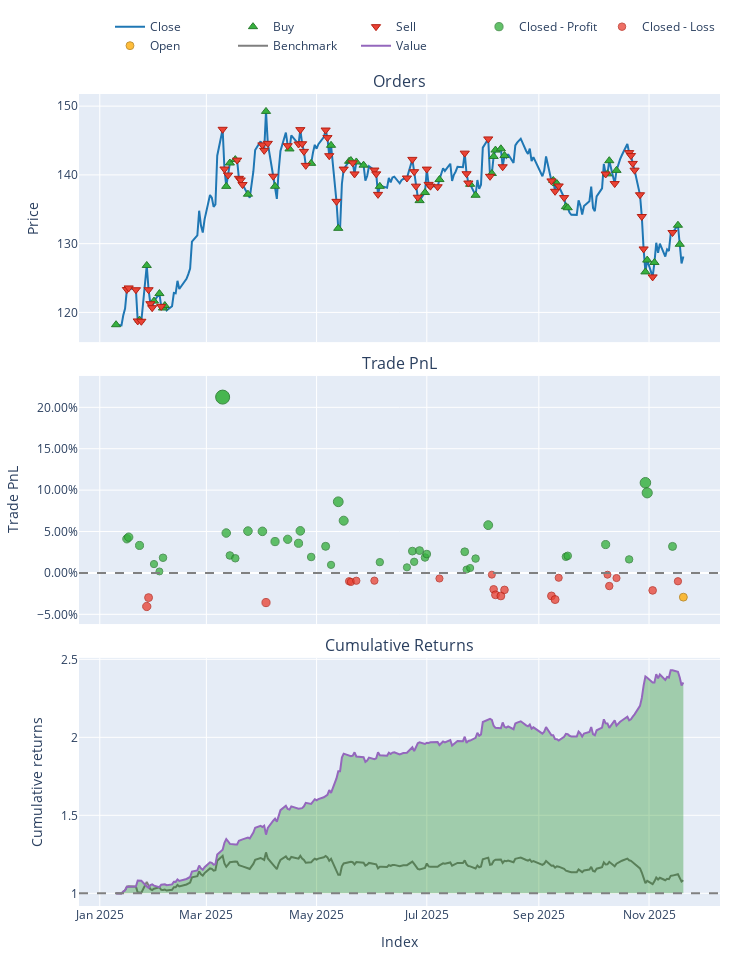

The notebook cell this image was saved under:
### Code cell
# Load and prepare data
data = pd.read_csv('data/processed/AWK_processed_2022.csv')
if 'Date' in data.columns:
    data['Date'] = pd.to_datetime(data['Date'])
    data.set_index('Date', inplace=True)

# Split into train/test
split_idx = int(len(data) * 0.7)
df_train = data.iloc[:split_idx].copy()
df_test = data.iloc[split_idx:].copy()

# Initialize trainer
trainer = ModelTrainerRL(config['reinforcement_learning'])

# Prepare environments (handles feature scaling automatically)
env_train, env_test = trainer.prepare_environment(
    df_train, 
    df_test, 
    reward_func="profit"  # or "profit", "sortino", "cvar", "max_drawdown"
)

# Train PPO only
print("Training PPO...")
result = trainer.train_ppo(env_train)
model = result["model"]
print("Training Complete!")

# Evaluate with multiple seeds (recommended)
seeds = [42, 43, 44]
metrics_agg = trainer.evaluate_over_seeds(model, env_test, seeds, algorithm="PPO")

print("\n--- Multi-Seed Evaluation Results ---")
print(f"Total Return: {metrics_agg['total_return']['mean']:.2%} ± {metrics_agg['total_return']['ci95']}")
print(f"Sharpe Ratio: {metrics_agg['sharpe_ratio']['mean']:.3f} ± {metrics_agg['sharpe_ratio']['ci95']}")
print(f"Sortino Ratio: {metrics_agg['sortino_ratio']['mean']:.3f} ± {metrics_agg['sortino_ratio']['ci95']}")
print(f"Max Drawdown: {metrics_agg['max_drawdown']['mean']:.2%} ± {metrics_agg['max_drawdown']['ci95']}")

# Single run evaluation (if you only want one)
metrics_single = trainer.evaluate_model(model, env_test, algorithm="PPO", seed=42)
print("\n--- Single Run Evaluation ---")
print(f"Total Return: {metrics_single['total_return']:.2%}")
print(f"Sharpe Ratio: {metrics_single['sharpe_ratio']:.3f}")

# Save the model and artifacts
trainer.save_models("models/ppo_artifacts")

# Use model for inference (generate actions on new data)
obs, _ = env_test.reset(seed=42)
done = False
actions = []
while not done:
    action, _ = model.predict(obs, deterministic=True)
    actions.append(float(action[0]))
    obs, _, terminated, truncated, _ = env_test.step(action)
    done = terminated or truncated

print(f"\nGenerated {len(actions)} trading actions")

# --- CELL 5: RUN BACKTEST ---
print("Running Backtest...")

# Unpack the config dictionary using **
env_params = config['reinforcement_learning']['environment']

backtester = PortfolioBacktesterRL(env_params) 

portfolio = backtester.run_backtest(
    price_data=df_test['close'], 
    predicted_weights=np.array(actions),
    lookback_window=env_params.get('lookback_window', 30) # Important for data alignment
)
comparison = backtester.compare_with_buy_and_hold_rl()
# Show Metrics
metrics = backtester.get_performance_metrics()
print("\n--- Strategy Performance ---")
for k, v in metrics.items():
    print(f"{k}: {v:.4f}")

# Plot
portfolio.plot().show()

### Figure 1 — Plotly figure (JSON) as saved in the notebook; plotly's stock layout.template omitted (floating-point values rounded to 4 significant figures; data arrays with more than 128 entries replaced by an {"elided": "..."} marker saying what was removed)
{"data": [{"legendgroup": "0", "line": {"color": "#1f77b4"}, "name": "Close", "showlegend": true, "type": "scatter", "uid": "20887246-0e5d-4aa1-8d80-800f7d52aaea", "x": {"elided": "218 str values"}, "xaxis": "x", "y": {"elided": "218 float values"}, "yaxis": "y"}, {"customdata": {"elided": "44x3 float values"}, "hovertemplate": "Order Id: %{customdata[0]}<br>Timestamp: %{x}<br>Price: %{y}<br>Size: %{customdata[1]:.6f}<br>Fees: %{customdata[2]:.6f}", "legendgroup": "1", "marker": {"color": "#37B13F", "line": {"color": "rgb(38,123,44)", "width": 1}, "size": 8, "symbol": "triangle-up"}, "mode": "markers", "name": "Buy", "type": "scatter", "uid": "d1074aa7-9352-4d46-bad4-7016e2fc9e09", "x": ["2025-01-10T00:00:00-05:00", "2025-01-23T00:00:00-05:00", "2025-01-27T00:00:00-05:00", "2025-01-31T00:00:00-05:00", "2025-02-03T00:00:00-05:00", "2025-02-05T00:00:00-05:00", "2025-02-06T00:00:00-05:00", "2025-03-12T00:00:00-04:00", "2025-03-14T00:00:00-04:00", "2025-03-17T00:00:00-04:00", "2025-03-24T00:00:00-04:00", "2025-04-03T00:00:00-04:00", "2025-04-08T00:00:00-04:00", "2025-04-16T00:00:00-04:00", "2025-04-28T00:00:00-04:00", "2025-05-09T00:00:00-04:00", "2025-05-13T00:00:00-04:00", "2025-05-19T00:00:00-04:00", "2025-05-20T00:00:00-04:00", "2025-05-23T00:00:00-04:00", "2025-05-27T00:00:00-04:00", "2025-06-05T00:00:00-04:00", "2025-06-27T00:00:00-04:00", "2025-06-30T00:00:00-04:00", "2025-07-08T00:00:00-04:00", "2025-07-25T00:00:00-04:00", "2025-07-28T00:00:00-04:00", "2025-08-06T00:00:00-04:00", "2025-08-07T00:00:00-04:00", "2025-08-08T00:00:00-04:00", "2025-08-11T00:00:00-04:00", "2025-08-13T00:00:00-04:00", "2025-09-09T00:00:00-04:00", "2025-09-11T00:00:00-04:00", "2025-09-16T00:00:00-04:00", "2025-09-17T00:00:00-04:00", "2025-10-09T00:00:00-04:00", "2025-10-10T00:00:00-04:00", "2025-10-14T00:00:00-04:00", "2025-10-30T00:00:00-04:00", "2025-10-31T00:00:00-04:00", "2025-11-04T00:00:00-05:00", "2025-11-17T00:00:00-05:00", "2025-11-18T00:00:00-05:00"], "xaxis": "x", "y": [118.2, 118.9, 126.8, 121.6, 122.7, 120.6, 121.0, 138.3, 141.7, 142.2, 137.2, 149.2, 138.3, 143.8, 141.7, 144.3, 132.2, 142.0, 142.1, 141.9, 141.4, 138.3, 136.3, 137.4, 139.3, 138.6, 137.0, 140.2, 142.7, 143.6, 143.8, 142.8, 139.2, 138.7, 135.4, 135.2, 140.2, 142.1, 140.7, 125.9, 127.6, 127.3, 132.7, 129.9], "yaxis": "y"}, {"customdata": {"elided": "66x3 float values"}, "hovertemplate": "Order Id: %{customdata[0]}<br>Timestamp: %{x}<br>Price: %{y}<br>Size: %{customdata[1]:.6f}<br>Fees: %{customdata[2]:.6f}", "legendgroup": "2", "marker": {"color": "#EA4335", "line": {"color": "rgb(181,31,18)", "width": 1}, "size": 8, "symbol": "triangle-down"}, "mode": "markers", "name": "Sell", "type": "scatter", "uid": "259db505-bc5d-4055-b20e-a7ddb5515626", "x": ["2025-01-16T00:00:00-05:00", "2025-01-17T00:00:00-05:00", "2025-01-21T00:00:00-05:00", "2025-01-22T00:00:00-05:00", "2025-01-24T00:00:00-05:00", "2025-01-28T00:00:00-05:00", "2025-01-29T00:00:00-05:00", "2025-01-30T00:00:00-05:00", "2025-02-04T00:00:00-05:00", "2025-03-10T00:00:00-04:00", "2025-03-11T00:00:00-04:00", "2025-03-13T00:00:00-04:00", "2025-03-18T00:00:00-04:00", "2025-03-19T00:00:00-04:00", "2025-03-20T00:00:00-04:00", "2025-03-21T00:00:00-04:00", "2025-04-01T00:00:00-04:00", "2025-04-02T00:00:00-04:00", "2025-04-04T00:00:00-04:00", "2025-04-07T00:00:00-04:00", "2025-04-15T00:00:00-04:00", "2025-04-21T00:00:00-04:00", "2025-04-22T00:00:00-04:00", "2025-04-23T00:00:00-04:00", "2025-04-24T00:00:00-04:00", "2025-04-25T00:00:00-04:00", "2025-05-06T00:00:00-04:00", "2025-05-07T00:00:00-04:00", "2025-05-08T00:00:00-04:00", "2025-05-12T00:00:00-04:00", "2025-05-16T00:00:00-04:00", "2025-05-21T00:00:00-04:00", "2025-05-22T00:00:00-04:00", "2025-06-02T00:00:00-04:00", "2025-06-03T00:00:00-04:00", "2025-06-04T00:00:00-04:00", "2025-06-20T00:00:00-04:00", "2025-06-23T00:00:00-04:00", "2025-06-24T00:00:00-04:00", "2025-06-25T00:00:00-04:00", "2025-06-26T00:00:00-04:00", "2025-07-01T00:00:00-04:00", "2025-07-02T00:00:00-04:00", "2025-07-03T00:00:00-04:00", "2025-07-07T00:00:00-04:00", "2025-07-22T00:00:00-04:00", "2025-07-23T00:00:00-04:00", "2025-07-24T00:00:00-04:00", "2025-08-04T00:00:00-04:00", "2025-08-05T00:00:00-04:00", "2025-08-12T00:00:00-04:00", "2025-09-08T00:00:00-04:00", "2025-09-10T00:00:00-04:00", "2025-09-12T00:00:00-04:00", "2025-09-15T00:00:00-04:00", "2025-10-08T00:00:00-04:00", "2025-10-13T00:00:00-04:00", "2025-10-21T00:00:00-04:00", "2025-10-22T00:00:00-04:00", "2025-10-23T00:00:00-04:00", "2025-10-24T00:00:00-04:00", "2025-10-27T00:00:00-04:00", "2025-10-28T00:00:00-04:00", "2025-10-29T00:00:00-04:00", "2025-11-03T00:00:00-05:00", "2025-11-14T00:00:00-05:00"], "xaxis": "x", "y": [123.3, 123.6, 123.3, 118.8, 118.7, 123.3, 121.3, 120.7, 120.9, 146.6, 140.9, 140.0, 142.2, 139.5, 139.3, 138.6, 144.4, 143.6, 144.6, 139.8, 144.2, 144.5, 146.6, 144.5, 143.4, 141.4, 146.5, 145.4, 142.8, 136.2, 140.8, 141.8, 140.1, 140.7, 140.2, 137.2, 139.6, 142.3, 140.5, 138.4, 136.8, 140.8, 138.6, 138.4, 138.3, 143.2, 140.2, 138.8, 145.2, 139.8, 141.2, 139.1, 137.6, 138.4, 136.7, 140.1, 138.7, 143.2, 142.8, 141.7, 140.7, 137.1, 133.9, 129.2, 125.2, 131.6], "yaxis": "y"}, {"customdata": {"elided": "40x4 float values"}, "hovertemplate": "Exit Trade Id: %{customdata[0]}<br>Position Id: %{customdata[1]}<br>Exit Timestamp: %{x}<br>PnL: %{customdata[2]:.6f}<br>Return: %{customdata[3]:.2%}", "legendgroup": "3", "marker": {"color": "#37B13F", "line": {"color": "rgb(38,123,44)", "width": 1}, "opacity": [0.7781, 0.7795, 0.7724, 0.7563, 0.75, 0.7617, 0.9, 0.783, 0.7637, 0.7613, 0.7847, 0.7845, 0.7757, 0.7776, 0.7742, 0.7849, 0.7624, 0.7716, 0.7556, 0.8099, 0.7937, 0.758, 0.7535, 0.7675, 0.7583, 0.7679, 0.762, 0.7649, 0.7669, 0.7516, 0.7529, 0.7611, 0.7898, 0.7626, 0.7634, 0.7731, 0.7604, 0.8263, 0.8176, 0.7715], "size": [8.31, 8.376, 8.044, 7.295, 7.0, 7.548, 14.0, 8.541, 7.64, 7.528, 8.619, 8.609, 8.198, 8.29, 8.13, 8.629, 7.579, 8.008, 7.263, 9.796, 9.037, 7.373, 7.165, 7.815, 7.386, 7.838, 7.559, 7.697, 7.789, 7.076, 7.137, 7.516, 8.858, 7.588, 7.627, 8.079, 7.483, 10.56, 10.16, 8.005], "symbol": "circle"}, "mode": "markers", "name": "Closed - Profit", "type": "scatter", "uid": "e52facaa-2948-46f5-95e2-a72bd14abacb", "x": ["2025-01-16T00:00:00-05:00", "2025-01-17T00:00:00-05:00", "2025-01-23T00:00:00-05:00", "2025-01-31T00:00:00-05:00", "2025-02-03T00:00:00-05:00", "2025-02-05T00:00:00-05:00", "2025-03-10T00:00:00-04:00", "2025-03-12T00:00:00-04:00", "2025-03-14T00:00:00-04:00", "2025-03-17T00:00:00-04:00", "2025-03-24T00:00:00-04:00", "2025-04-01T00:00:00-04:00", "2025-04-08T00:00:00-04:00", "2025-04-15T00:00:00-04:00", "2025-04-21T00:00:00-04:00", "2025-04-22T00:00:00-04:00", "2025-04-28T00:00:00-04:00", "2025-05-06T00:00:00-04:00", "2025-05-09T00:00:00-04:00", "2025-05-13T00:00:00-04:00", "2025-05-16T00:00:00-04:00", "2025-06-05T00:00:00-04:00", "2025-06-20T00:00:00-04:00", "2025-06-23T00:00:00-04:00", "2025-06-24T00:00:00-04:00", "2025-06-27T00:00:00-04:00", "2025-06-30T00:00:00-04:00", "2025-07-01T00:00:00-04:00", "2025-07-22T00:00:00-04:00", "2025-07-23T00:00:00-04:00", "2025-07-25T00:00:00-04:00", "2025-07-28T00:00:00-04:00", "2025-08-04T00:00:00-04:00", "2025-09-16T00:00:00-04:00", "2025-09-17T00:00:00-04:00", "2025-10-08T00:00:00-04:00", "2025-10-21T00:00:00-04:00", "2025-10-30T00:00:00-04:00", "2025-10-31T00:00:00-04:00", "2025-11-14T00:00:00-05:00"], "xaxis": "x2", "y": [0.04122, 0.0432, 0.0332, 0.01069, 0.001811, 0.0183, 0.2124, 0.04817, 0.02107, 0.01768, 0.05051, 0.0502, 0.03784, 0.04062, 0.03579, 0.0508, 0.01923, 0.03214, 0.009733, 0.08592, 0.06309, 0.01303, 0.006776, 0.02632, 0.01341, 0.02701, 0.01862, 0.02278, 0.02556, 0.004092, 0.005935, 0.01733, 0.05771, 0.01951, 0.02066, 0.03426, 0.01635, 0.1089, 0.09673, 0.03204], "yaxis": "y2"}, {"customdata": [[3.0, 1.0, -2131.0, -0.04052], [4.0, 2.0, -803.3, -0.02983], [14.0, 7.0, -392.0, -0.03583], [24.0, 13.0, -34.41, -0.01007], [25.0, 13.0, -3.131, -0.01085], [26.0, 13.0, -1809.0, -0.009456], [27.0, 14.0, -1752.0, -0.009335], [35.0, 19.0, -1329.0, -0.006729], [41.0, 23.0, -2.996, -0.002102], [42.0, 23.0, -145.4, -0.01981], [43.0, 23.0, -69.89, -0.02644], [44.0, 23.0, -14.66, -0.02778], [45.0, 23.0, -4263.0, -0.02048], [46.0, 24.0, -1450.0, -0.02779], [47.0, 24.0, -6245.0, -0.03217], [48.0, 24.0, -1062.0, -0.005873], [52.0, 27.0, -1.024, -0.002142], [53.0, 27.0, -89.34, -0.01584], [54.0, 27.0, -1324.0, -0.006218], [58.0, 30.0, -2850.0, -0.02114], [60.0, 31.0, -843.8, -0.01006]], "hovertemplate": "Exit Trade Id: %{customdata[0]}<br>Position Id: %{customdata[1]}<br>Exit Timestamp: %{x}<br>PnL: %{customdata[2]:.6f}<br>Return: %{customdata[3]:.2%}", "legendgroup": "4", "marker": {"color": "#EA4335", "line": {"color": "rgb(181,31,18)", "width": 1}, "opacity": [0.7776, 0.77, 0.7742, 0.7559, 0.7564, 0.7554, 0.7554, 0.7535, 0.7502, 0.7628, 0.7675, 0.7685, 0.7633, 0.7685, 0.7716, 0.7529, 0.7502, 0.76, 0.7531, 0.7638, 0.7559], "size": [8.287, 7.931, 8.131, 7.275, 7.3, 7.254, 7.25, 7.164, 7.01, 7.598, 7.819, 7.863, 7.621, 7.864, 8.009, 7.135, 7.011, 7.466, 7.147, 7.642, 7.274], "symbol": "circle"}, "mode": "markers", "name": "Closed - Loss", "type": "scatter", "uid": "1ffb1fb0-9eb3-436e-a8d8-cb0aa48edccc", "x": ["2025-01-27T00:00:00-05:00", "2025-01-28T00:00:00-05:00", "2025-04-03T00:00:00-04:00", "2025-05-19T00:00:00-04:00", "2025-05-20T00:00:00-04:00", "2025-05-23T00:00:00-04:00", "2025-06-02T00:00:00-04:00", "2025-07-08T00:00:00-04:00", "2025-08-06T00:00:00-04:00", "2025-08-07T00:00:00-04:00", "2025-08-08T00:00:00-04:00", "2025-08-11T00:00:00-04:00", "2025-08-13T00:00:00-04:00", "2025-09-08T00:00:00-04:00", "2025-09-10T00:00:00-04:00", "2025-09-12T00:00:00-04:00", "2025-10-09T00:00:00-04:00", "2025-10-10T00:00:00-04:00", "2025-10-14T00:00:00-04:00", "2025-11-03T00:00:00-05:00", "2025-11-17T00:00:00-05:00"], "xaxis": "x2", "y": [-0.04052, -0.02983, -0.03583, -0.01007, -0.01085, -0.009456, -0.009335, -0.006729, -0.002102, -0.01981, -0.02644, -0.02778, -0.02048, -0.02779, -0.03217, -0.005873, -0.002142, -0.01584, -0.006218, -0.02114, -0.01006], "yaxis": "y2"}, {"customdata": [[61.0, 32.0, -7084.0, -0.02928]], "hovertemplate": "Exit Trade Id: %{customdata[0]}<br>Position Id: %{customdata[1]}<br>Exit Timestamp: %{x}<br>PnL: %{customdata[2]:.6f}<br>Return: %{customdata[3]:.2%}", "legendgroup": "5", "marker": {"color": "#FFAA00", "line": {"color": "rgb(178,118,0)", "width": 1}, "opacity": [0.7696], "size": [7.913], "symbol": "circle"}, "mode": "markers", "name": "Open", "type": "scatter", "uid": "ccac4b81-82cd-4a19-968b-350f9a76a00c", "x": ["2025-11-20T00:00:00-05:00"], "xaxis": "x2", "y": [-0.02928], "yaxis": "y2"}, {"legendgroup": "6", "line": {"color": "#7f7f7f"}, "name": "Benchmark", "showlegend": true, "type": "scatter", "uid": "c67682bd-0273-4a5c-a4c1-d6cd92228f2c", "x": {"elided": "218 str values"}, "xaxis": "x3", "y": {"elided": "218 float values"}, "yaxis": "y3"}, {"hoverinfo": "skip", "legendgroup": "7", "line": {"color": "rgba(0, 0, 0, 0)", "width": 0}, "opacity": 0, "showlegend": false, "type": "scatter", "uid": "5cb1e9c3-d01b-4ab4-9a65-af789ddd6bb1", "x": {"elided": "218 str values"}, "xaxis": "x3", "y": {"elided": "218 int values"}, "yaxis": "y3"}, {"connectgaps": false, "fill": "tonexty", "fillcolor": "rgba(0, 128, 0, 0.3)", "hoverinfo": "skip", "legendgroup": "7", "line": {"color": "rgba(0, 0, 0, 0)", "width": 0}, "opacity": 0, "showlegend": false, "type": "scatter", "uid": "b9d55601-6f22-4786-adc3-4ee2a9d79785", "x": {"elided": "218 str values"}, "xaxis": "x3", "y": {"elided": "218 float values"}, "yaxis": "y3"}, {"hoverinfo": "skip", "legendgroup": "7", "line": {"color": "rgba(0, 0, 0, 0)", "width": 0}, "opacity": 0, "showlegend": false, "type": "scatter", "uid": "44957ae3-8d49-49d5-b720-a2bdeef492b8", "x": {"elided": "218 str values"}, "xaxis": "x3", "y": {"elided": "218 int values"}, "yaxis": "y3"}, {"connectgaps": false, "fill": "tonexty", "fillcolor": "rgba(255, 0, 0, 0.3)", "hoverinfo": "skip", "legendgroup": "7", "line": {"color": "rgba(0, 0, 0, 0)", "width": 0}, "opacity": 0, "showlegend": false, "type": "scatter", "uid": "c5a75d98-23d1-4ec2-8067-77a4c7c309da", "x": {"elided": "218 str values"}, "xaxis": "x3", "y": {"elided": "218 float values"}, "yaxis": "y3"}, {"legendgroup": "8", "line": {"color": "#9467bd"}, "name": "Value", "showlegend": true, "type": "scatter", "uid": "064be363-75c4-45ea-9563-840c21a05e64", "x": {"elided": "218 str values"}, "xaxis": "x3", "y": {"elided": "218 float values"}, "yaxis": "y3"}, {"hoverinfo": "skip", "legendgroup": "7", "line": {"color": "rgba(0, 0, 0, 0)", "width": 0}, "opacity": 0, "showlegend": false, "type": "scatter", "uid": "92ddbd5e-ace2-4b52-b323-eb3b6892b04e", "x": {"elided": "218 str values"}, "xaxis": "x3", "y": {"elided": "218 int values"}, "yaxis": "y3"}], "layout": {"annotations": [{"font": {"size": 16}, "showarrow": false, "text": "Orders", "x": 0.5, "xanchor": "center", "xref": "paper", "y": 1, "yanchor": "bottom", "yref": "paper"}, {"font": {"size": 16}, "showarrow": false, "text": "Trade PnL", "x": 0.5, "xanchor": "center", "xref": "paper", "y": 0.6528, "yanchor": "bottom", "yref": "paper"}, {"font": {"size": 16}, "showarrow": false, "text": "Cumulative Returns", "x": 0.5, "xanchor": "center", "xref": "paper", "y": 0.3056, "yanchor": "bottom", "yref": "paper"}], "height": 960, "legend": {"orientation": "h", "traceorder": "normal", "x": 1, "xanchor": "right", "y": 1.042, "yanchor": "bottom"}, "margin": {"b": 30, "l": 30, "r": 30, "t": 30}, "shapes": [{"line": {"color": "gray", "dash": "dash"}, "type": "line", "x0": 0, "x1": 1, "xref": "paper", "y0": 0, "y1": 0, "yref": "y2"}, {"line": {"color": "gray", "dash": "dash"}, "type": "line", "x0": 0, "x1": 1, "xref": "paper", "y0": 1, "y1": 1, "yref": "y3"}], "showlegend": true, "width": 750, "xaxis": {"anchor": "y", "domain": [0, 1], "matches": "x3", "showticklabels": false}, "xaxis2": {"anchor": "y2", "domain": [0, 1], "matches": "x3", "showticklabels": false}, "xaxis3": {"anchor": "y3", "domain": [0, 1], "title": {"text": "Index"}}, "yaxis": {"anchor": "x", "domain": [0.6944, 1], "title": {"text": "Price"}}, "yaxis2": {"anchor": "x2", "domain": [0.3472, 0.6528], "tickformat": ".2%", "title": {"text": "Trade PnL"}}, "yaxis3": {"anchor": "x3", "domain": [0, 0.3056], "title": {"text": "Cumulative returns"}}}}
